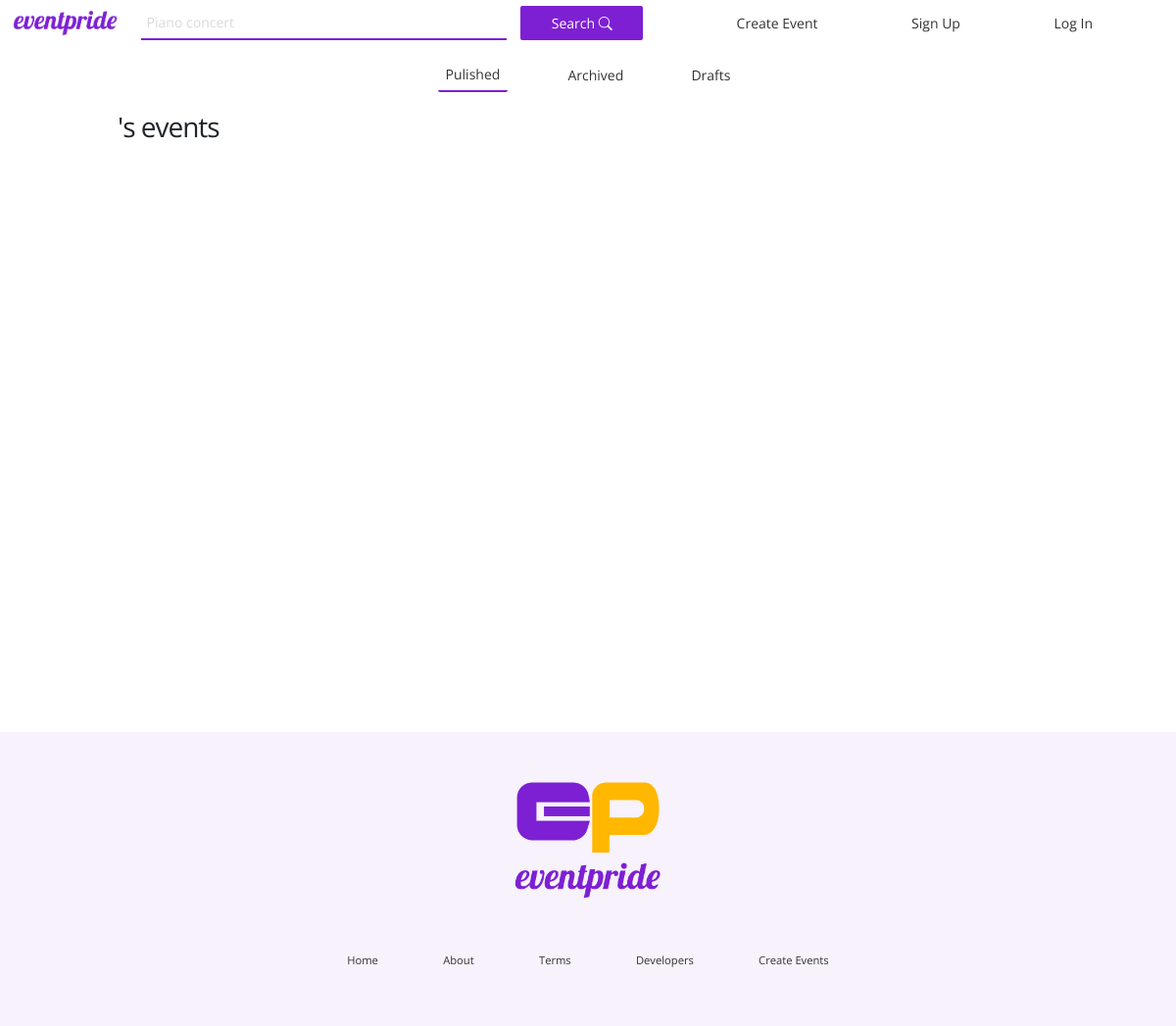
Before: /events/manager/ with the older database file.
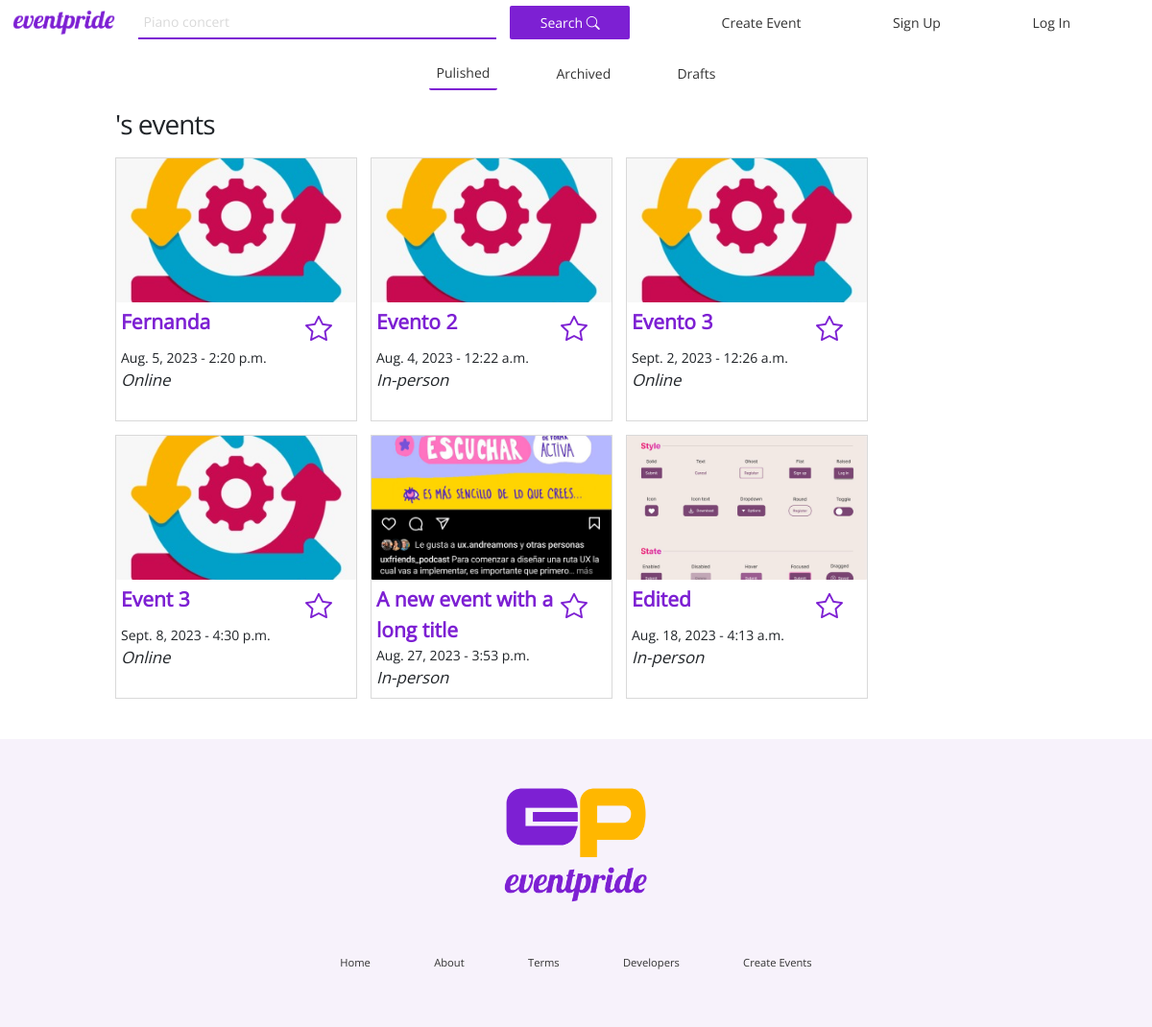
After: the same page with the newer database file.
### events/models.py (models this page shows, shortened)
class Event(models.Model):
    name = models.CharField(max_length=128)
    description = models.TextField()
    created_on = models.DateTimeField(auto_now_add=True)
    date_picker = models.DateField(null=True, blank=True)
    start_time = models.TimeField(null=True, blank=False)
    end_time = models.TimeField(null=True, blank=False, default=None)
    thumbnail = models.ImageField(upload_to='event_images', default=None, null=True)
    organizer = models.ForeignKey(
        get_user_model(),
        on_delete=models.CASCADE
    )
    status = models.ForeignKey(
        Status,
        on_delete=models.CASCADE,
        null=True, default='draft'
    )
    category = models.CharField(max_length=128, choices=CATEGORY_CHOICES, default='Arts')
    modality = models.CharField(max_length=128, choices=MODALITY_CHOICES, default='Virtual')
    city = models.CharField(max_length=128, choices=CITY_CHOICES, default='San Diego')

### events/views.py (the view)
# urls.py: path("manager/", views.EventManagerView.as_view(), name="manager"),
class EventManagerView(TemplateView):
    template_name = "events/manager.html"
    def get_context_data(self, **kwargs):
        context = super().get_context_data(**kwargs)
        context["events_list"] = Event.objects.all()
        return context

### templates/events/manager.html (shortened to what this page needs)
{% extends 'base.html' %}
{% block content %}
<div class="nav-manager-container">
    <nav class="nav-manager">
        <a class="a-primary all" href="{% url 'published'%}">Pulished</a>
        <a class="a-primary" href="{% url 'archived'%}">Archived</a>
        <a class="a-primary" href="{% url 'draft'%}">Drafts</a>
    </nav>
</div>
<div class="events-list">
    <div class="section-title">
        <p class="style4"> 's events</p>
    </div>
    <div class="events-list">
        <div class="event-container">
            {% for event in events_list %}
            <div class="event-card" id="event-card">
                <img class="img-event-card" src="{{ event.thumbnail.url }}" alt="" srcset=""
                    onclick="displayDetails('{{ event.id }}')">
                <div class="event-details">
                    <div class="wrap-name-favorite">
                        <p onclick="displayDetails('{{ event.id }}')" class="style5">{{ event.name }}</p>
                        <i onclick="addFavorite(event)" class="b-favorite bi bi-star"></i>
                    </div>
                    <p class="style6">{{ event.date_picker }} - {{ event.start_time }}</p>
                    <p class="style2">{{ event.modality }}</p>
                </div>
            </div>
            {% endfor %}
        </div>
    </div>
</div>
</div>
{% endblock content %}

### templates/base.html (shortened to what this page needs)
{% load static %}
<!DOCTYPE html>
<html lang="en">
<head>
    <link rel="stylesheet" href="{% static 'css/font-inputs.css' %}">
    <link rel="stylesheet" href="{% static 'css/nav-header-footer.css' %}">
    <link rel="stylesheet" href="{% static 'css/home.css' %}">
    <link rel="stylesheet" href="{% static 'css/event.css' %}">
    <link rel="stylesheet" href="{% static 'css/media-queries.css' %}">
    <link rel="stylesheet" href="{% static 'css/manager.css' %}">
    <link rel="stylesheet" href="{% static 'css/sessions.css' %}">
    <link href="https://cdn.jsdelivr.net/npm/bootstrap@5.3.0-alpha3/dist/css/bootstrap.min.css" rel="stylesheet"
>
    <link rel="stylesheet" href="https://cdn.jsdelivr.net/npm/bootstrap-icons@1.10.5/font/bootstrap-icons.css">
</head>
<body>
    <nav class="nav-container">
        <a class="nav-logo-container" href="{% url 'home' %}">
            <img class="logo-name" src="{% static 'img/ep - name.png' %}" alt="eventpride logo">
        </a>
        <form class="nav-search" method='POST' action="{% url 'search_events' %}">
            <input class="input-text" type="search" placeholder=" Piano concert " aria-label="'Search" name="searched">
            <button class="b-primary remove-text" type="submit" value="Search">Search <i
                    class="bi bi-search add-icon"></i></button>
        </form>
        <div class="nav-menu">
            <a class="a-primary" href="{% url 'create' %}">Create Event</a>
            {% if user.is_authenticated %}
            <!--<a class="a-primary" href="{% url 'tickets_list' %}">My Tickets</a>
            <a class="a-primary" href="{% url 'favorites_list' %}">Favorites</a>-->
            <div class="dropdown">
                <button class="btn dropdown-toggle" type="button" data-bs-toggle="dropdown" aria-expanded="false">
                    {{ user.username }}
                </button>
                <ul class="dropdown-menu dropdown-menu-dark">
                    <li><a class="dropdown-item " href="{% url 'manager' %}">Event Manager</a></li>
                    <ul>
                        <li><a class="nav-link" href="{% url 'published' %}">Published</a></li>
                        <li><a class="nav-link" href="{% url 'archived' %}">Archive</a></li>
                        <li><a class="nav-link" href="{% url 'draft' %}">Drafts</a></li>
                    </ul>
                    <!--<li><a class="dropdown-item" href="{% url 'tickets_list' %}">Tickets</a></li>
                    <li><a class="dropdown-item" href="{% url 'favorites_list' %}">Favorites</a></li>-->
                    <li>
                        <hr class="dropdown-divider">
                    </li>
                    <li><a class="dropdown-item" href="{% url 'user' user.id %}">My Account</a></li>
                    <li>
                        <hr class="dropdown-divider">
                    </li>
                    <li><a class="dropdown-item" href="{% url 'logout' %}">Log Out</a></li>
                </ul>
            </div>
            {% else %}
                <a class="a-primary" href="{% url 'signup' %}">Sign Up</a>
                <a class="a-primary" href="{% url 'login' %}">Log In</a>
            {% endif %}
        </div>
    </nav>
    <div class="content">
        {% block content %}
        {% endblock content %}
    <footer>
        <div class="footer-container">
            <div class="footer-logo">
                <a class="footer-logo" href="{% url 'home' %}">
                    <img class="logo-image-footer" src="{% static 'img/ep logo.png' %}" alt="" srcset="">
                </a>
            </div>
            <nav class="nav-footer">
                <a class="a-primary style3" href="{% url 'home' %}">Home</a>
                <a href="{% url 'about' %}" class="a-primary style3">About</a>
                <a href="{% url 'terms' %}" class="a-primary style3">Terms</a>
                <a href="{% url 'developers' %}" class="a-primary style3">Developers</a>
                <a href="{% url 'create' %}" class="a-primary style3">Create Events</a>
            </nav>
        </div>
    </footer>
</body>

### static/css/nav-header-footer.css (style rules this page uses)
.nav-container { display: grid; width: 100%; grid-template-columns: 0.5fr 2fr 2fr; padding: 0.5% 0; }
.nav-logo-container { display: flex; justify-content: center; align-items: center; }
.logo-name { width: 100%; padding: 0 10%; }
.nav-search { display: grid; grid-gap: 1rem; grid-template-columns: 3fr 1fr; justify-content: space-between; align-items: center; padding: 0 2%; }
.nav-menu { display: flex; justify-content: space-evenly; align-items: center; }
.content { min-height: 700px; }
.footer-container { height: 300px; width: 100%; display: flex; flex-direction: column; align-items: center; justify-content:center; background-color: #f7f2fb; }
.nav-footer { display: flex; justify-content: space-evenly; width: 50%; }
.logo-image-footer { width: 150px; margin-bottom: 30%; border-radius: 2px; }

### static/css/home.css (style rules this page uses)
.section-title { width: 80%; }

### static/css/event.css (style rules this page uses)
.events-list { display: flex; flex-direction: column; align-items:center; }
.event-container { display: flex; flex-wrap: wrap; justify-content:flex-start; row-gap: 1rem; column-gap: 1rem; width: 80%; align-items:center; margin-bottom: 3rem; }
.event-card { width: 18rem; border: solid 0.1px #D9D9D9; height: 275px; }
.img-event-card { width: 100%; height: 150px; object-fit: cover; object-position: center 65%; border-radius: 1px; }
.event-details { padding: 2%; }
.b-favorite { font-size: 2rem; color: #7D20D3; cursor: pointer; margin: 0px; padding: 0px; }
.wrap-name-favorite { display: grid; grid-template-columns: 4fr 1fr; align-items: top; }

### static/css/manager.css (style rules this page uses)
.nav-manager-container { width: 100%; display: flex; justify-content: center; }
.nav-manager { display: flex; justify-content:space-around; width: 50%; padding: 1% 10% 1.2% 10%; }

Changed rows visible on the page:
added Event: thumbnail (picture), name "Fernanda", date_picker "Aug. 5, 2023", start_time "2:20 p.m.", modality "Online"
added Event: thumbnail (picture), name "Evento 2", date_picker "Aug. 4, 2023", start_time "12:22 a.m.", modality "In-person"
added Event: thumbnail (picture), name "Evento 3", date_picker "Sept. 2, 2023", start_time "12:26 a.m.", modality "Online"
added Event: thumbnail (picture), name "Event 3", date_picker "Sept. 8, 2023", start_time "4:30 p.m.", modality "Online"
added Event: thumbnail (picture), name "A new event with a long title", date_picker "Aug. 27, 2023", start_time "3:53 p.m.", modality "In-person"
added Event: thumbnail (picture), name "Edited", date_picker "Aug. 18, 2023", start_time "4:13 a.m.", modality "In-person"
